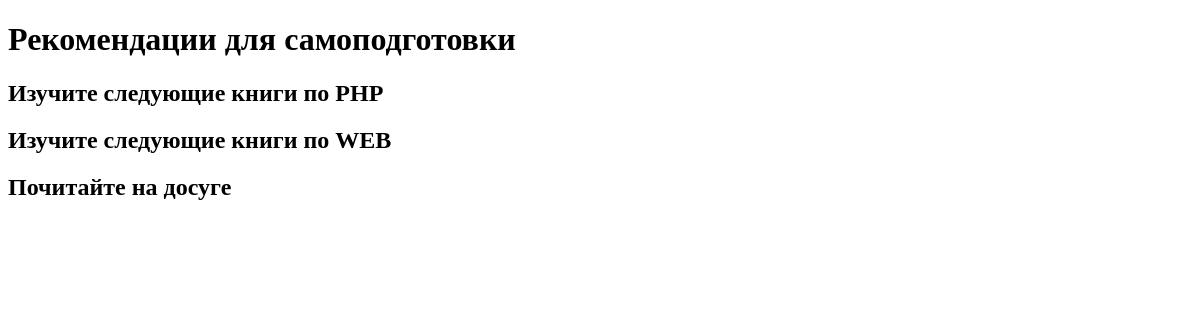
Before: / with the older database file.
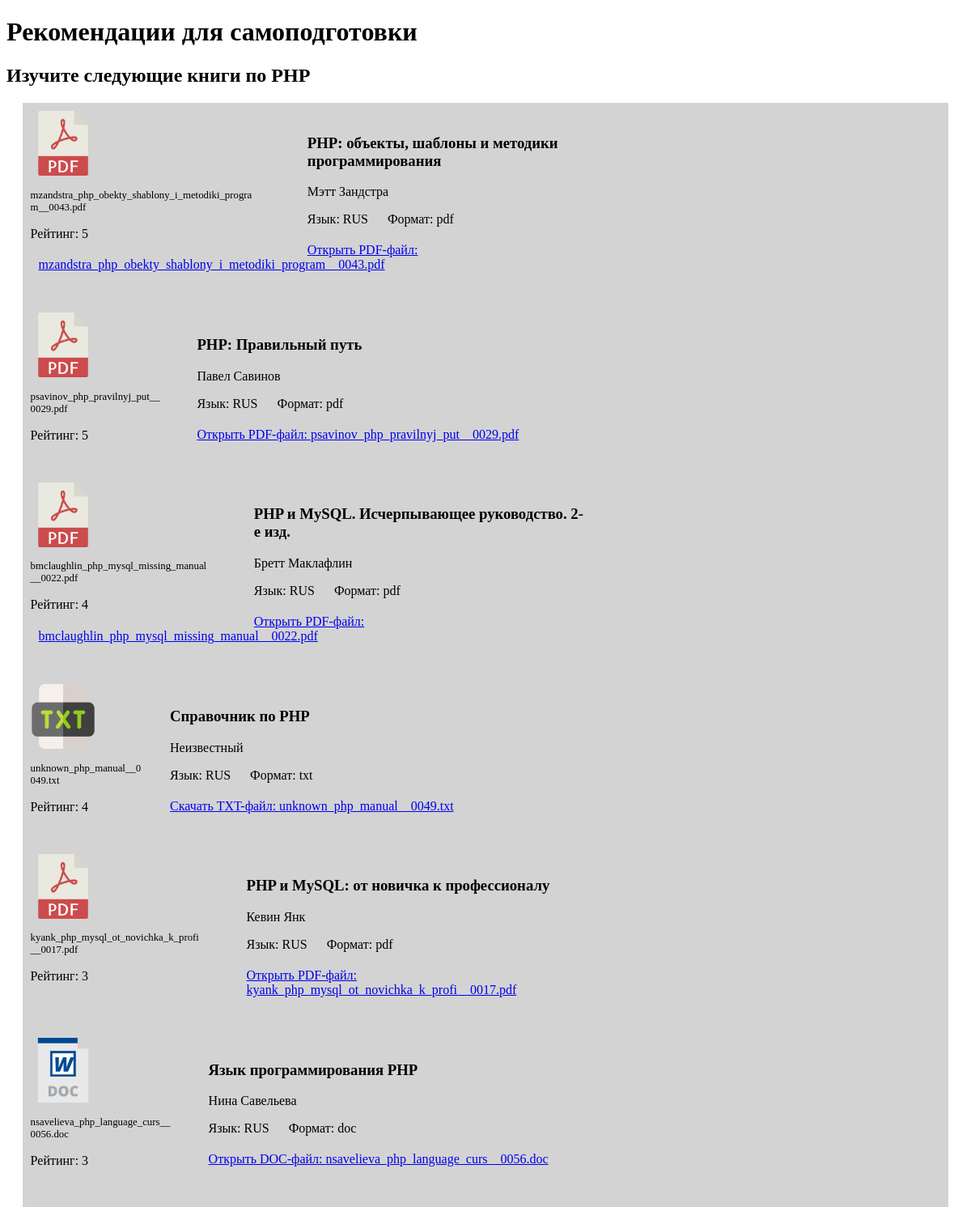
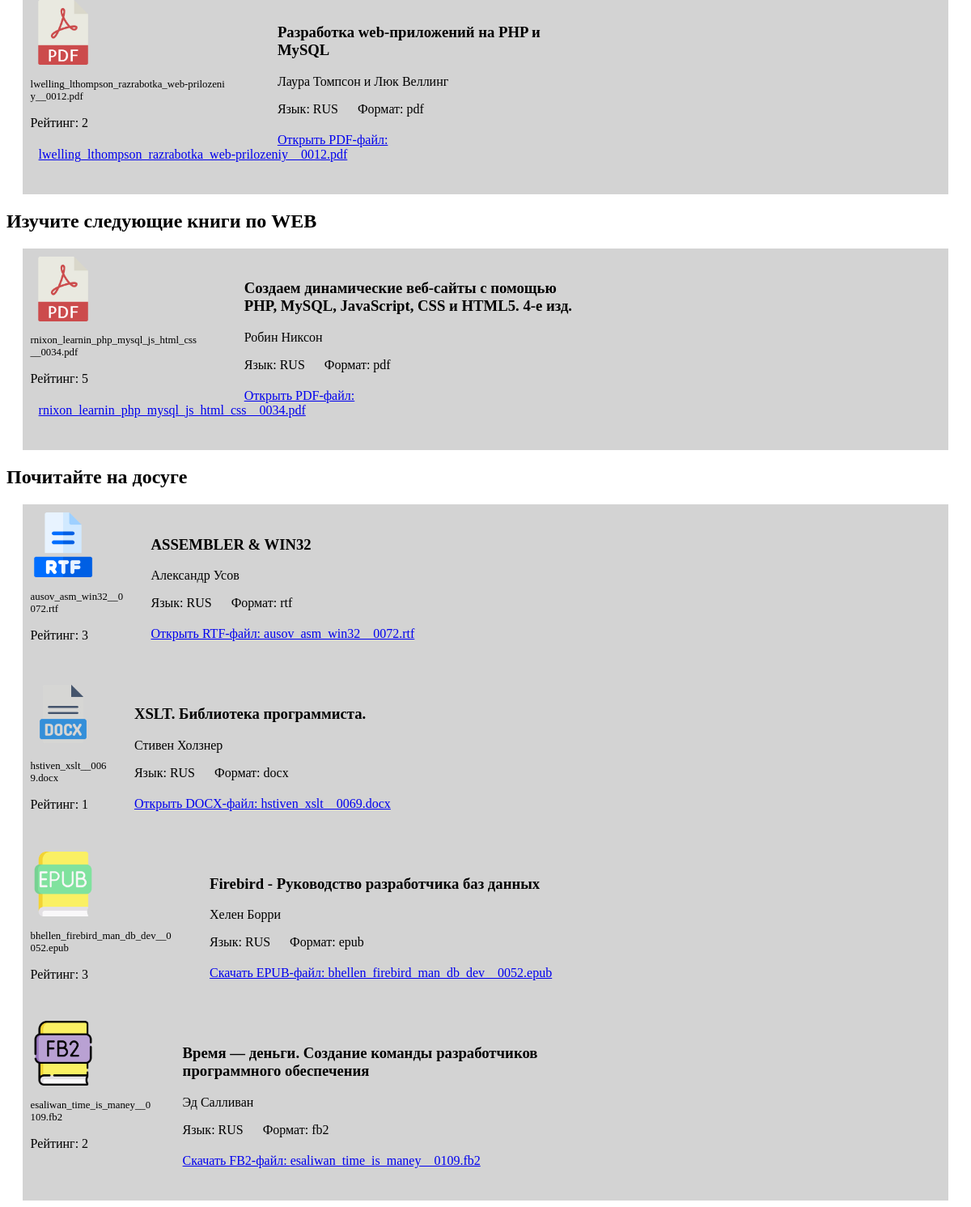
After: the same page with the newer database file (2 pictures, top to bottom).
### tables this page shows
CREATE TABLE IF NOT EXISTS `book` (
  `book_id` int NOT NULL AUTO_INCREMENT COMMENT 'id',
  `book_language_id` int NOT NULL COMMENT 'language',
  `book_type_id` int NOT NULL COMMENT 'format',
  `theme_id` int NOT NULL COMMENT 'theme',
  `name` varchar(255) NOT NULL COMMENT 'name',
  `author` varchar(255) NOT NULL COMMENT 'author',
  `file_name` varchar(255) NOT NULL COMMENT 'path name',
  `stars_num` tinyint UNSIGNED NOT NULL COMMENT 'stars number',
  PRIMARY KEY (`book_id`),
  KEY `book_language_id` (`book_language_id`),
  KEY `book_type_id` (`book_type_id`),
  KEY `theme_id` (`theme_id`)
);

CREATE TABLE IF NOT EXISTS `book_language` (
  `book_language_id` int NOT NULL AUTO_INCREMENT COMMENT 'id',
  `lng_code` varchar(3) NOT NULL COMMENT 'language code',
  `name` varchar(50) NOT NULL COMMENT 'language name',
  PRIMARY KEY (`book_language_id`),
  UNIQUE KEY `lng_code` (`lng_code`)
);

CREATE TABLE IF NOT EXISTS `book_type` (
  `book_type_id` int NOT NULL AUTO_INCREMENT COMMENT 'id',
  `book_type_name` varchar(120) NOT NULL COMMENT 'type/format name',
  `file_ext` varchar(10) NOT NULL COMMENT 'file extension',
  `handler_name` varchar(120) NOT NULL COMMENT 'class name',
  PRIMARY KEY (`book_type_id`),
  UNIQUE KEY `handler_name_idx` (`handler_name`)
);

### classes/BooksListModel.php (called while the page is built, shortened)
<?php
require_once 'classes.php';
class BooksListModel {
    private $sqladd;
    private $books = [];
    public function __construct($t = "") {
        $this->link = mysqli_connect("localhost", "root", "", "library_tst");
        mysqli_set_charset($this->link, "utf8mb4");
        if ($t == "" OR $t == "ALL" OR $t == "*") {
            $this->sqladd = '"ASM", "DB", "PHP", "TM", "WEB", "XML"';
        } elseif (iconv_strlen($t) > 3) {
            $t = str_replace(" ", "", $t);
            $t = implode('", "', explode(',', $t));
            $this->sqladd = '"' . $t . '"';
        } else {
            $this->sqladd = '"' . $t . '"';
        }
        $this->sql = 'SELECT bl.lng_code AS Book_Language, ' .
                'bt.book_type_name AS Book_Type, bt.file_ext AS EXT, ' .
                'bt.handler_name AS Book_Handler, t.short_name AS Book_Theme, ' .
                'b.name AS Book_Name, b.author AS Book_Author, ' .
                'b.stars_num AS Book_Rating, b.file_name AS Book_File ' .
                'FROM book AS b, book_language AS bl, book_type AS bt , theme AS t ' .
                'WHERE bl.book_language_id = b.book_language_id ' .
                'AND bt.book_type_id = b.book_type_id ' .
                'AND t.theme_id = b.theme_id ' .
                'AND t.short_name IN (' . $this->sqladd . ') ' .
                'ORDER BY b.theme_id, b.stars_num DESC;';
        $this->result = mysqli_query($this->link, $this->sql);
        while ($item = mysqli_fetch_array($this->result)) {
            $this->books[] = new $item['Book_Handler']($item);
        }
    }
    public function getList() {
        return $this->books;
    }
}
?>

### classes/BooksListController.php (the view)
<?php
require_once 'BooksListModel.php';
function BooksListController($theme = "") {
    $books = new BooksListModel($theme);
    $books_list = $books->getList();
    foreach ($books_list AS $book) {
        $iconPath = $book->iconPath();
        $getBook = $book->getBook();
        $sectionBlock = <<<END
        <section class='book_block'>
                <div class='book_block-left'>
                    <img class='book_icon' src='$iconPath' alt='ico $book->ext'>
                    <p class='book_file'>$book->file_name</p>
                    <p class='book_rating'>Рейтинг: $book->rating</p>
                </div>
                <div class='book_block-right'>
                    <h3 class='book_name'>$book->name</h3>
                    <p class='book_author'>$book->author</p>
                    <div class='book_info'>
                        Язык: <span>$book->language</span>
                        Формат: <span>$book->ext</span>
                    </div>
                    <div class='book_link'>
                        $getBook
                    </div>
                </div>
            </section>
        END;
        echo $sectionBlock;
    }
}
?>

### index.php (shortened to what this page needs)
<?php
require_once 'classes/BooksListController.php';
?>
<!doctype html>
<html>
    <head>
        <link rel="stylesheet" href="css/styles.css"/>
    </head>
    <body>
        <main>
            <h1>Рекомендации для самоподготовки</h1>
            <h2>Изучите следующие книги по PHP</h2>
            <?php
                BooksListController('PHP');
            ?>
            <h2>Изучите следующие книги по WEB</h2>
            <?php
                BooksListController('WEB');
            ?>
            <h2>Почитайте на досуге</h2>
            <?php
                BooksListController('ASM, DB, TM, XML');
            ?>
        </main>
    </body>
</html>

### classes/classes.php (shortened to what this page needs)
<?php
abstract class Book {
    public $ext;
    public $file_name;
    public function __construct($book) {
        $this->language = $book['Book_Language'];
        $this->ext = $book['EXT'];
        $this->name = $book['Book_Name'];
        $this->author = $book['Book_Author'];
        $this->rating = $book['Book_Rating'];
        $this->file_name = $book['Book_File'];
    }
    public function fullPath() {
        $fp = "library/";
        $fp = "{$fp}{$this->file_name}";
        return $fp;
    }
    public function iconPath() {
        $fp = "img/";
        $fp = "{$fp}".mb_strtolower($this->ext).".png";
        return $fp;
    }
}
class BookTxt extends Book {
    public function getBook() {
        $s = $this->fullPath();
        $str = '<a href="'.$s.'" download target="_blank">'.
                'Скачать TXT-файл: '.$this->file_name.'</a>';
        return $str;
    }
}
class BookPdf extends Book {
    public function getBook() {
        $s = $this->fullPath();
        $str = '<a href="'.$s.'" target="_blank">'.
                'Открыть PDF-файл: '.$this->file_name.'</a>';
        return $str;
    }
}
class BookFb2 extends Book {
    public function getBook() {
        $s = $this->fullPath();
        $str = '<a href="'.$s.'" download target="_blank">'.
                'Скачать FB2-файл: '.$this->file_name.'</a>';
        return $str;
    }
}
class BookEpub extends Book {
    public function getBook() {
        $s = $this->fullPath();
        $str = '<a href="'.$s.'" download target="_blank">'.
                'Скачать EPUB-файл: '.$this->file_name.'</a>';
        return $str;
    }
}
class BookRtf extends Book {
    public function getBook() {
        $s = $this->fullPath();
        $str = '<a href="'.$s.'" target="_blank">'.
                'Открыть RTF-файл: '.$this->file_name.'</a>';
        return $str;
    }
}
class BookDoc extends Book {
    public function getBook() {
        $s = $this->fullPath();
        $str = '<a href="'.$s.'" target="_blank">'.
                'Открыть DOC-файл: '.$this->file_name.'</a>';
        return $str;
    }
}
class BookDocx extends Book {
    public function getBook() {
        $s = $this->fullPath();
        $str = '<a href="'.$s.'" target="_blank">'.
                'Открыть DOCX-файл: '.$this->file_name.'</a>';
        return $str;
    }
}
?>

### css/styles.css (style rules this page uses)
.book_block { background-color: lightgray; margin: 0 auto; max-width: 95%; padding: 10px 10px; }
.book_block-left { float: left; max-width: 40%; }
.book_block-right { max-width: 60%; padding: 10px 10px; padding-bottom: 30px; }
.book_icon { display: inline-block; max-width: 80px; }
.book_file { font-size: 0.8em; word-wrap: break-word; word-break: break-all; width: 80%; overflow-wrap: break-word; }
.book_info span { margin-right: 20px; }
.book_link { margin-top: 20px; }

Changed rows visible on the page:
added book: file_name "mzandstra_php_obekty_shablony_i_metodiki_program__0043.pdf", stars_num "5", name "PHP: объекты, шаблоны и методики программирования", author "Мэтт Зандстра", book_language.lng_code "RUS", book_type.file_ext "pdf"
added book: file_name "psavinov_php_pravilnyj_put__0029.pdf", stars_num "5", name "PHP: Правильный путь", author "Павел Савинов", book_language.lng_code "RUS", book_type.file_ext "pdf"
added book: file_name "bmclaughlin_php_mysql_missing_manual__0022.pdf", stars_num "4", name "PHP и MySQL. Исчерпывающее руководство. 2-е изд.", author "Бретт Маклафлин", book_language.lng_code "RUS", book_type.file_ext "pdf"
added book: shows a picture, file_name "unknown_php_manual__0049.txt", stars_num "4", name "Справочник по PHP", author "Неизвестный", book_language.lng_code "RUS", book_type.file_ext "txt"
added book: file_name "kyank_php_mysql_ot_novichka_k_profi__0017.pdf", stars_num "3", name "PHP и MySQL: от новичка к профессионалу", author "Кевин Янк", book_language.lng_code "RUS", book_type.file_ext "pdf"
added book: shows a picture, file_name "nsavelieva_php_language_curs__0056.doc", stars_num "3", name "Язык программирования PHP", author "Нина Савельева", book_language.lng_code "RUS", book_type.file_ext "doc"
added book: file_name "lwelling_lthompson_razrabotka_web-prilozeniy__0012.pdf", stars_num "2", name "Разработка web-приложений на PHP и MySQL", author "Лаура Томпсон и Люк Веллинг", book_language.lng_code "RUS", book_type.file_ext "pdf"
added book: file_name "rnixon_learnin_php_mysql_js_html_css__0034.pdf", stars_num "5", name "Создаем динамические веб-сайты с помощью PHP, MySQL, JavaScript, CSS и HTML5. 4-е изд.", author "Робин Никсон", book_language.lng_code "RUS", book_type.file_ext "pdf"
added book: shows a picture, file_name "ausov_asm_win32__0072.rtf", stars_num "3", name "ASSEMBLER & WIN32", author "Александр Усов", book_language.lng_code "RUS", book_type.file_ext "rtf"
added book: book_type.file_ext (picture), file_name "hstiven_xslt__0069.docx", stars_num "1", name "XSLT. Библиотека программиста.", author "Стивен Холзнер", book_language.lng_code "RUS", book_type.file_ext "docx"
added book: book_type.file_ext (picture), file_name "bhellen_firebird_man_db_dev__0052.epub", stars_num "3", name "Firebird - Руководство разработчика баз данных", author "Хелен Борри", book_language.lng_code "RUS", book_type.file_ext "epub"
added book: shows a picture, file_name "esaliwan_time_is_maney__0109.fb2", stars_num "2", name "Время — деньги. Создание команды разработчиков программного обеспечения", author "Эд Салливан", book_language.lng_code "RUS", book_type.file_ext "fb2"
